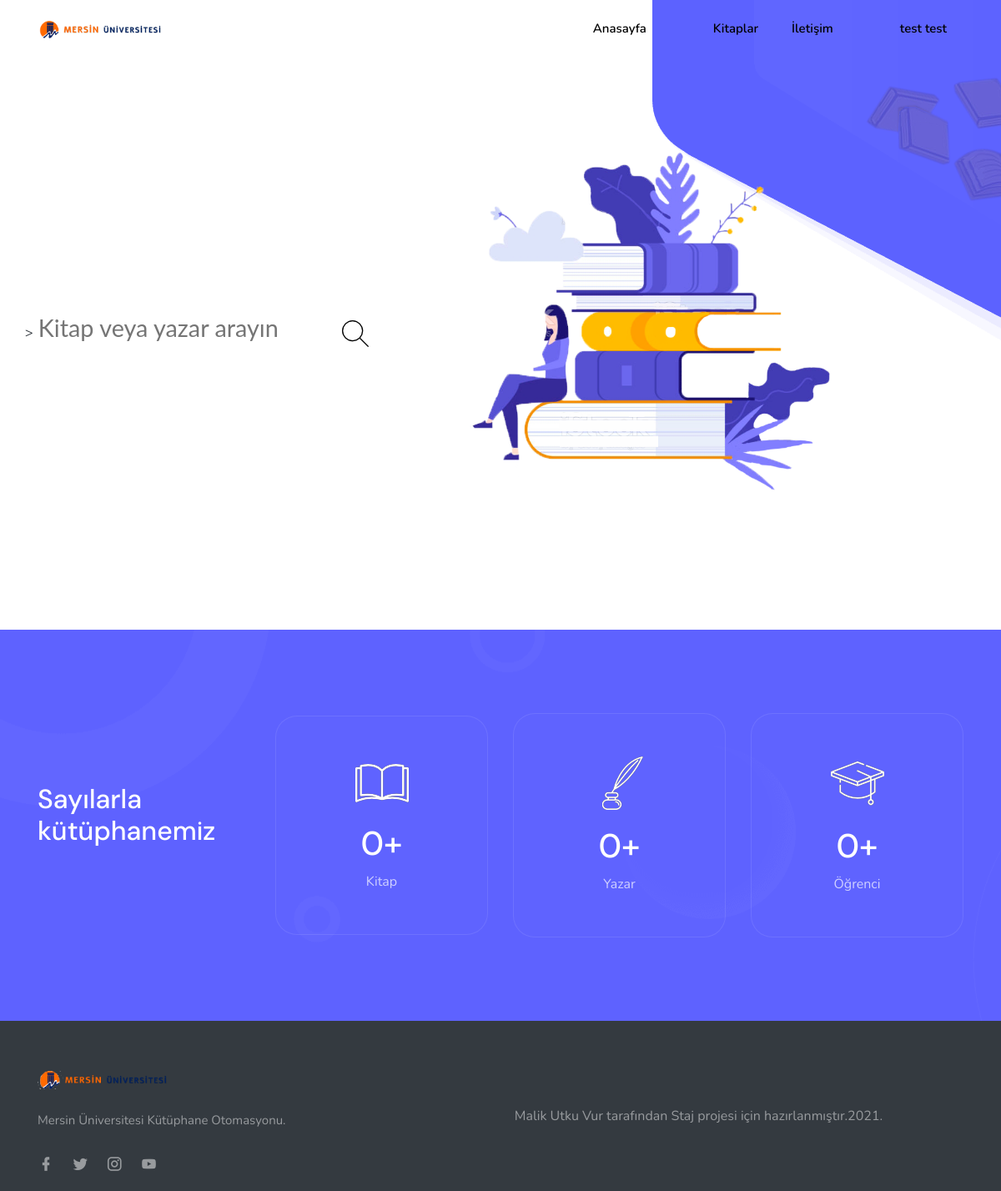
Page / (signed in) on the committed database.
### tables this page shows
CREATE TABLE `kullanici` (
  `kullanici_id` int(11) NOT NULL,
  `kullanici_ad` varchar(250) NOT NULL,
  `kullanici_mail` varchar(250) NOT NULL,
  `kullanici_sifre` varchar(250) NOT NULL,
  `kullanici_soyad` varchar(250) NOT NULL,
  `kullanici_unvan` varchar(100) NOT NULL,
  `kullanici_yetki` varchar(250) NOT NULL,
  `admin_durum` int(1) NOT NULL
);

CREATE TABLE `ayar` (
  `ayar_id` int(11) NOT NULL,
  `ayar_sitelogo` varchar(250) NOT NULL,
  `ayar_sitetitle` varchar(250) NOT NULL,
  `ayar_sitedescription` varchar(250) NOT NULL,
  `ayar_sitekeywords` varchar(250) NOT NULL,
  `ayar_siteauthor` varchar(250) NOT NULL,
  `ayar_sitetel` varchar(250) NOT NULL,
  `ayar_sitegsm` varchar(250) NOT NULL,
  `ayar_sitefaks` varchar(250) NOT NULL,
  `ayar_sitemail` varchar(250) NOT NULL,
  `ayar_siteilce` varchar(50) NOT NULL,
  `ayar_siteil` varchar(250) NOT NULL,
  `ayar_siteadres` varchar(250) NOT NULL,
  `ayar_sitemesai` varchar(250) NOT NULL,
  `ayar_sitemaps` varchar(250) NOT NULL,
  `ayar_siteanalystic` varchar(250) NOT NULL,
  `ayar_sitezoopim` varchar(250) NOT NULL,
  `ayar_facebook` varchar(250) NOT NULL,
  `ayar_twitter` varchar(250) NOT NULL,
  `ayar_instagram` varchar(250) NOT NULL,
  `ayar_youtube` varchar(250) NOT NULL,
  `ayar_smtphost` varchar(250) NOT NULL,
  `ayar_smtpuser` varchar(250) NOT NULL,
  `ayar_smtppassword` varchar(250) NOT NULL,
  `ayar_smtpport` varchar(50) NOT NULL,
  `ayar_bakimdurum` enum('0','1') NOT NULL
);

### index.php (the view, shortened to what this page needs)
<?php  include 'header.php'; ?>
    <section class="hero-1-bg position-relative d-flex align-items-center" style="background: url(images/main-bg.png)" id="home">
        <div class="container">
            <div class="row align-items-center">
                    <div id="search_box">
                        <form method="post"action="get_results.php" onsubmit="return do_search();">>
							<input type="text" id="search_term" name="search_term" placeholder="Kitap veya yazar arayın" onkeyup="do_search();">
							 <img src="images/search.png">
						</form>
					</div>
					<div class="col-lg-5 offset-lg-1">
                    <div class="mt-5 mt-lg-0">
                        <img src="images/kitap-bg.png" alt="" class="img-fluid mx-auto d-block">
                    </div>
                </div>
            </div>
        </div>
    </section>
    <Section class="section counter-bg">
        <div class="counter-bg-overlay"></div>
        <div class="container">
            <div class="row align-items-center" id="counter">
                <div class="col-lg-3 col-md-6">
                    <div class="mb-4 mb-lg-0">
                        <h2 class="text-white mb-4">Sayılarla kütüphanemiz</h2>
                    </div>
                </div>
                <div class="col-lg-3 col-md-6">
                    <div class="counter-box text-center px-4 py-5 mb-4 mb-lg-0">
                        <div class="text-white">
                            <img src="images/icon/kita.png" alt="" class="img-fluid mx-auto d-blok">
                            <h1 class="mb-2 mt-3"><span class="counter-value mt-4" data-count="10000">0</span>+</h1>
                            <p class="mb-0 text-white-70">Kitap</p>
                        </div>
                    </div>
                </div>
                <div class="col-lg-3 col-md-6">
                    <div class="counter-box text-center px-4 py-5 mb-4 mb-lg-0">
                        <div class="text-white">
                            <img src="images/icon/yaza.png" alt="" class="img-fluid mx-auto d-blok">
                            <h1 class="mb-2 mt-3"><span class="counter-value mt-4" data-count="100">0</span>+</h1>
                            <p class="mb-0 text-white-70">Yazar</p>
                        </div>
                    </div>
                </div>
                <div class="col-lg-3 col-md-6">
                    <div class="counter-box text-center px-4 py-5 mb-4 mb-lg-0">
                        <div class="text-white">
                            <img src="images/icon/ogrenci.png" alt="" class="img-fluid mx-auto d-blok">
                            <h1 class="mb-2 mt-3"><span class="counter-value mt-4" data-count="30000">0</span>+</h1>
                            <p class="mb-0 text-white-70">Öğrenci</p>
                        </div>
                    </div>
                </div>
            </div>
        </div>
    </Section>
    <section class="footer">
        <div class="container">
            <div class="row">
                <div class="col-lg-4 col-sm-6">
                    <div class="mb-4">
                        <a href="layout-one-1.html"><img src="images/logo-light.png" alt="" class="logo-light" height="22" /></a>
                    </div>
                    <p class="footer-desc f-15"><?php  echo $ayarcek['ayar_sitedescription']; ?>.</p>
                    <ul class="footer-icons list-inline f-20 mt-4">
                        <li class="list-inline-item mr-3"><a href="<?php  echo $ayarcek['ayar_facebook']; ?>" class=""><i class="mdi mdi-facebook"></i></a></li>
                        <li class="list-inline-item mr-3"><a href="<?php  echo $ayarcek['ayar_twitter']; ?>" class=""><i class="mdi mdi-twitter"></i></a></li>
                        <li class="list-inline-item mr-3"><a href="<?php  echo $ayarcek['ayar_instagram']; ?>" class=""><i class="mdi mdi-instagram"></i></a></li>
                        <li class="list-inline-item"><a href="<?php  echo $ayarcek['ayar_youtube']; ?>" class=""><i class="mdi mdi-youtube"></i></a></li>
                    </ul>
                </div>
                <div class="col-lg-7 offset-lg-1">
                    <br>
                <p class="text-center footer-alt my-3">Malik Utku Vur tarafından Staj projesi için hazırlanmıştır.2021.</p>
                </div>
            </div>
        </div>
    </section>
</body>
</html>

### header.php (shortened to what this page needs)
<?php
include 'config.php';
$ayarsor=$db->prepare("SELECT * FROM ayar where ayar_id=:id");
$ayarsor->execute(array(
  'id' => 0
  ));
$ayarcek=$ayarsor->fetch(PDO::FETCH_ASSOC);
?>
<!DOCTYPE html>
<html lang="tr">
<head>
    <link rel="stylesheet" href="css/owl.carousel.min.css" />
    <link rel="stylesheet" href="css/owl.theme.default.min.css" />
	<link rel="stylesheet" href="css/stylelogin.css">
    <link href="css/bootstrap.min.css" rel="stylesheet" type="text/css" />
    <link href="css/materialdesignicons.min.css" rel="stylesheet" type="text/css" />
    <link href="css/style.min.css" rel="stylesheet" type="text/css" />
</head>
<body>
    <nav class="navbar navbar-expand-lg fixed-top navbar-custom sticky sticky-dark nav-dark">
        <div class="container">
            <a class="navbar-brand logo" href="index.php">
                <img src="images/logo-dark.png" alt="" class="" height="21">
            </a>
            <div class="collapse navbar-collapse" id="navbarCollapse">
                <ul class="navbar-nav ml-auto navbar-center" id="mySidenav">
					<li>
                    </li>
                    <li>
                        <a href="index.php" style="color:black" >Anasayfa</a>
                    </li>
					<li>
                    </li>
                    <li>
                        <a href="kitap.php" style="color:black"  >Kitaplar</a>
                    </li>
                    <li>
                        <a href="iletisim.php" style="color:black"  >İletişim</a>
                    </li>
					<li>
                    </li>
                    <li>
                        <?php if($_SESSION){
																$adminsor=$db->prepare("SELECT * FROM kullanici where kullanici_mail=:mail");
																$adminsor->execute(array(
																'mail' =>$_SESSION['admin_mail'] ));
																$admincek=$adminsor->fetch(PDO::FETCH_ASSOC);
																if ($adminsor->rowCount() > 0) {echo "<a href='kullanici.php' style='color:black' >",$admincek['kullanici_ad']," ",$admincek['kullanici_soyad'],"</a>";}
																}else{echo "<a href='giris.php' style='color:black' >Kullanıcı Girişi</a>";}
																 ?>
                    </li>
                </ul>
            </div>
        </div>
    </nav>

### rows in the picture
kullanici: kullanici_ad "test", kullanici_soyad "test"
ayar: ayar_sitedescription "Mersin Üniversitesi Kütüphane Otomasyonu"
